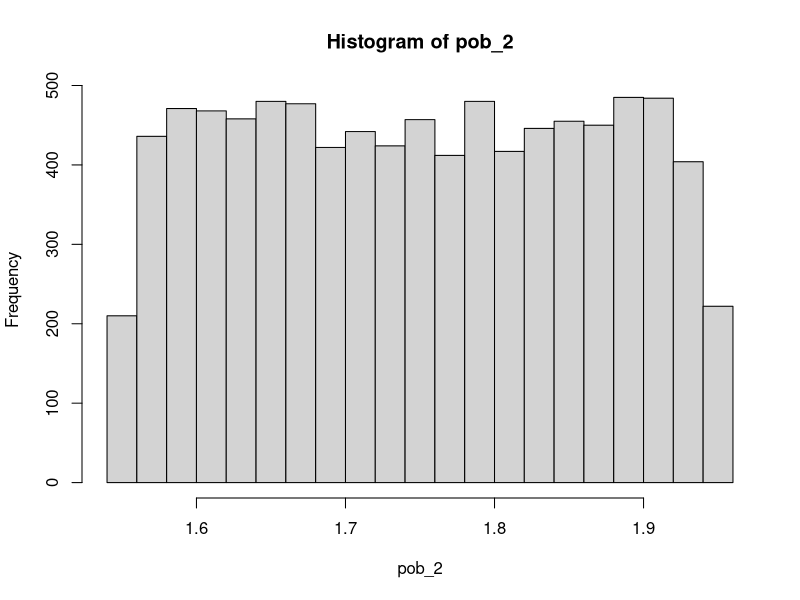
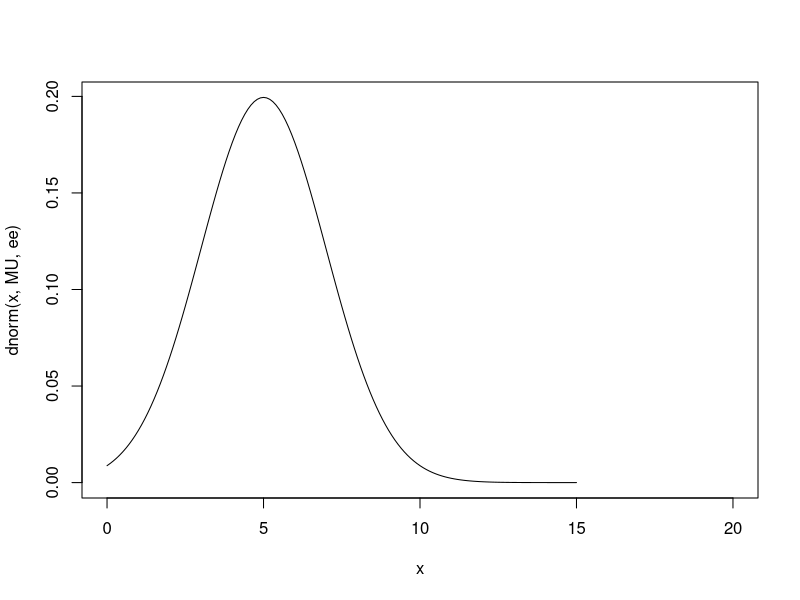
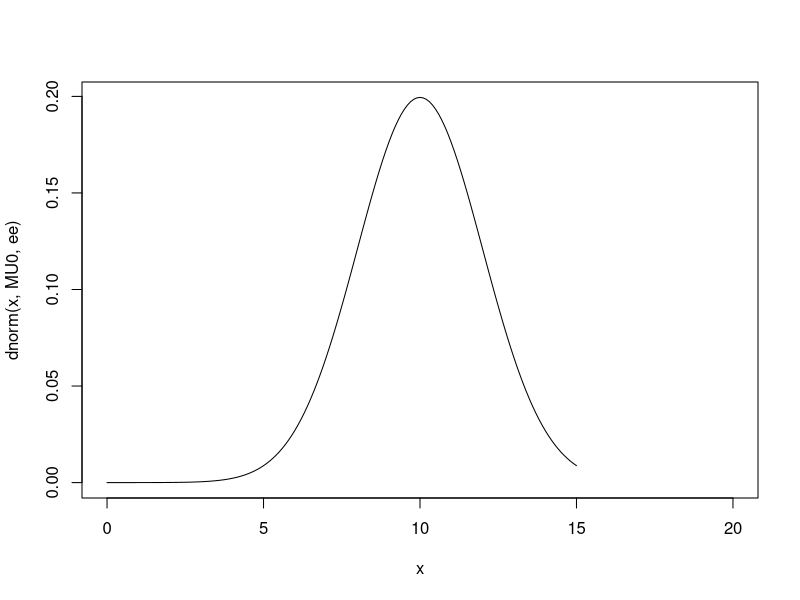
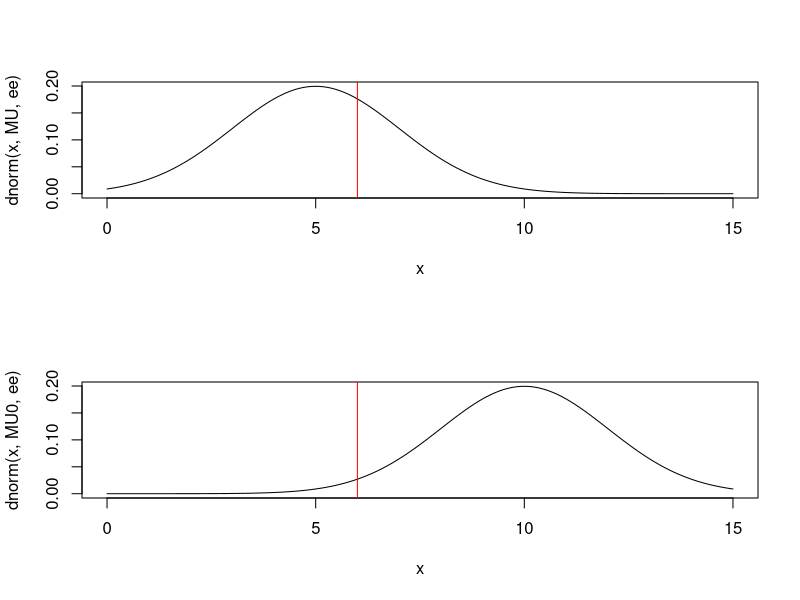

Write the R code that produced these figures, in order.
## ---- chunk 1
N<- 9000
a<-1.55
b<-1.95

pob_2 <- runif(N, a, b)

hist(pob_2)
## ---- chunk 2
n_300 <- sample(pob_2, 300)

## ---- chunk 3
x_barra<- mean(n_300)
x_barra

## ---- chunk 4
s_300<- sd(n_300)

LIR<-1.82-qnorm(.975)*s_300/300^0.5
LSR<-1.82+qnorm(.975)*s_300/300^0.5
LIR
LSR
## ---- chunk 5
n_200<- sample(pob_2, 200)

x_barra2 <- round(mean(n_200),2)
x_barra2
s_200<- sd(n_200)

LIR<-1.70-qnorm(.95)*s_200/200^0.5
LSR<-1.70+qnorm(.95)*s_200/200^0.5
LIR
LSR

## ---- chunk 6
ee<-2
MU<-5
x<- seq(0,15, by=.1)
plot(x, dnorm(x, MU, ee), type="l", xlim=c(0,20))

MU0<- 10
plot(x, dnorm(x, MU0, ee), type="l", xlim=c(0,20))

par(mfrow=c(2,1))
plot(x, dnorm(x, MU, ee), type="l", xlim=c(0,15))
abline(v=6, col="Red")
plot(x, dnorm(x, MU0, ee), type="l", xlim=c(0,15))
abline(v=6, col="Red")

